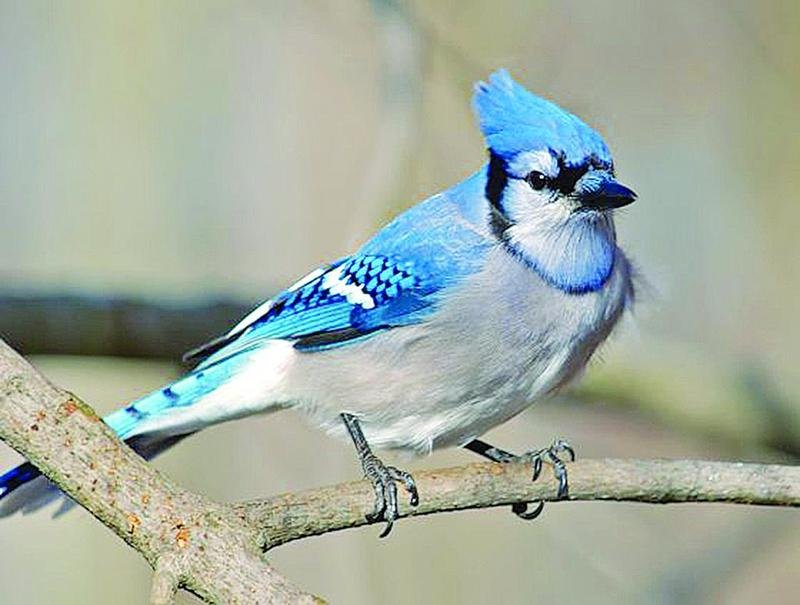
#> input picture examples/pic/bird1.jpg, 800 x 605 px
$ jupyter execute --allow-errors 'Object Detection using YOLO.ipynb'   (shell and % lines are left out)
#> lines starting #> are read from the running program, lines starting #| are printed output that depends on the picture
### ml5_ipynb/ml5_detector.py
from . import ml5_nn
from . import utilis
import jp_proxy_widget
from IPython.display import display
from jupyter_ui_poll import ui_events
import numpy as np
import matplotlib.pyplot as plt
import cv2
import time


class ObjectDetector(ml5_nn.neuralNetwork):

    def __init__(self, model, options=None, *pargs, **kwargs):
        super(ObjectDetector,self).__init__(options=options,*pargs, **kwargs)
        self.data = []
        if options is None:
            options = self.default_options()
        self.element.html("Loaded ml5.js")
        self.detect_result = []
        self.count = 0
        self.detect = False
        self.model_load = False
        def model_ready():
            self.model_load = True

        self.js_init("""
            element.nn_info = {};
            const model = ml5.objectDetector(model_name, options = options, callback = modelReady);
            element.nn_info.network = model;
            function modelReady() {
                console.log('Model Ready!');
                model_ready()
            }
            element.predict_images = [];
        """,model_name = model, model_ready=model_ready, options = self.options)
        with ui_events() as poll:
            while self.model_load is False:
                poll(10)
                print('.', end='')
                time.sleep(0.1)
        print('Model is ready')

    # [4 lines left out: function default_options, not called in this run]

    def detect_callback(self, info):
        self.detect_result.append(info)

    # [119 lines left out: functions image_detect, draw_bounding_box, not called in this run]

### examples/Object Detection using YOLO.ipynb
# Object Detection

Object detection is a CV technique to identify and localize objects either on static images or in real time setting. `YOLO`(You Only Look Once) is one of models that can perform well on object detection tasks. It is a real-time detection algorithm.

In `ml5_ipynb`, `ObjectDetector` uses `YOLO`(version 1) by default. In this notebook, we will perform obejct detection on several images.

[cell 1]
from ml5_ipynb import ml5_detector

[cell 2]
import cv2
import numpy as np
import matplotlib.pyplot as plt

# Single Object Detection

The following image is a bird image.

</img>

The `draw_bounding_box` function can display the image with a box rounding the object detected. It is indicated that YOLO can localize the bird pretty well.

[cell 3]
img_path = 'pic/bird1.jpg'
img = cv2.imread(img_path)
#> img is the input picture: shape (605, 800, 3); mean B, G, R 161.3, 173.7, 162.2
img_rgba = cv2.cvtColor(img, cv2.COLOR_BGR2RGBA)
width = 640
height = 420
resize_size = (width, height)
img_rgba = cv2.resize(img_rgba, resize_size)
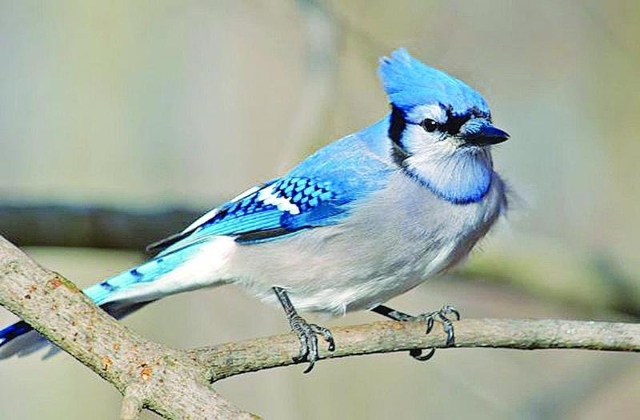
#> img_rgba: shape (420, 640, 4); mean R, G, B, A 162.1, 173.6, 161.2, 255
x, y, channel = img_rgba.shape
#> x = 420; y = 640; channel = 4

[cell 4]
plt.imshow(img_rgba)
#> (this line was passed over: IPython is not available in this run)

#> (a cell that did not finish here is left out)


#> (a cell that did not finish here is left out)

#> (a cell that did not finish here is left out)

# Multiple-Object Detection

YOLO can also detect multiple objects (even though not as good as cocossd).

### Example 1

The following image contains four people.

[cell 8]
img_path = 'pic/faces.jpg'
img = cv2.imread(img_path)
#> (the rest of this cell did not finish here and is left out)

[cell 9]
plt.imshow(img_rgba)
#> (this line was passed over: IPython is not available in this run)

#> (a cell that did not finish here is left out)


#> (a cell that did not finish here is left out)

#> (a cell that did not finish here is left out)

There are four objects detected, two ties and two people.

### Example 2

The following image is a "crowded" image.

[cell 13]
img_path = 'pic/meeting.png'
img = cv2.imread(img_path)
#> (the rest of this cell did not finish here and is left out)

#> (a cell that did not finish here is left out)


$ run again, with examples/pic/bird.jpg copied over examples/pic/bird1.jpg
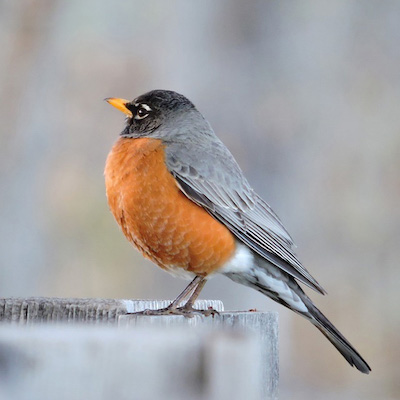
#> input picture examples/pic/bird.jpg, 400 x 400 px
#> img is the input picture: shape (400, 400, 3); mean B, G, R 163.2, 163.2, 166.1
#> `img_rgba = cv2.resize(img_rgba, resize_size)`:
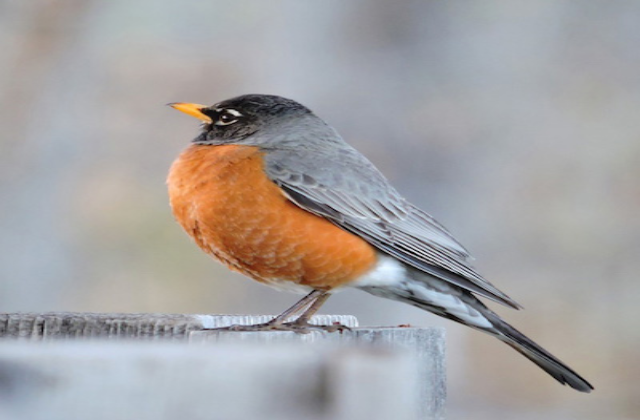
#> img_rgba: shape (420, 640, 4); mean R, G, B, A 166, 163.1, 163.1, 255
